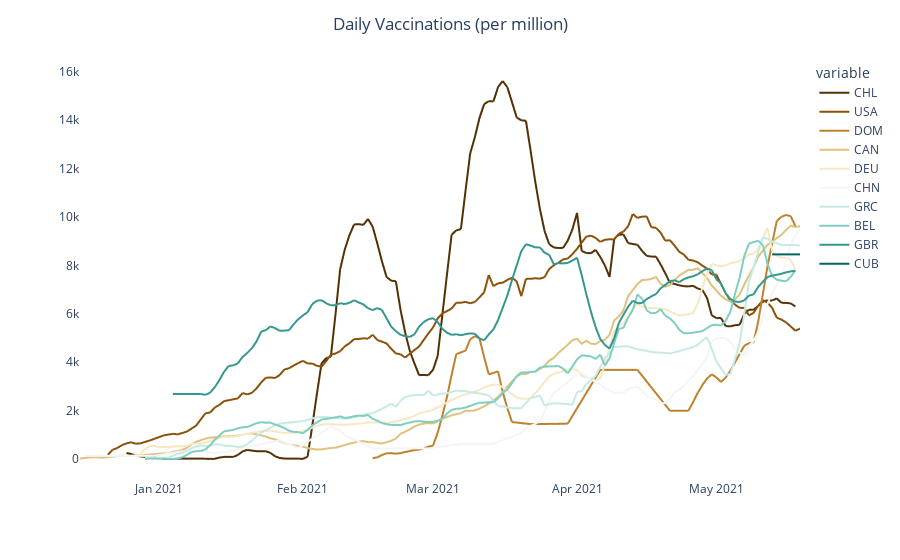

This figure's notebook cell:
### Code cell
daily_vacs_fig = px.line(daily_vacs_time_df, 
                         x='date', 
                         y=top_10_countries, 
                         color_discrete_sequence=px.colors.diverging.BrBG,
                         labels={
                             'date': ' ',
                             'value': ' '
                         })
daily_vacs_fig.update_layout({'plot_bgcolor': 'rgba(0, 0, 0, 0)','paper_bgcolor': 'rgba(0, 0, 0, 0)',})
daily_vacs_fig.update_layout(title_text='Daily Vaccinations (per million)', title_x=0.5)
daily_vacs_fig.show()

### Figure 1 — Plotly figure (JSON) as saved in the notebook; plotly's stock layout.template omitted (floating-point values rounded to 4 significant figures; data arrays with more than 128 entries replaced by an {"elided": "..."} marker saying what was removed)
{"data": [{"hovertemplate": "variable=CHL<br> =%{y}<extra></extra>", "legendgroup": "CHL", "line": {"color": "rgb(84,48,5)", "dash": "solid"}, "mode": "lines", "name": "CHL", "showlegend": true, "type": "scattergl", "x": {"elided": "156 str values"}, "xaxis": "x", "y": {"elided": "156 int values"}, "yaxis": "y"}, {"hovertemplate": "variable=USA<br> =%{y}<extra></extra>", "legendgroup": "USA", "line": {"color": "rgb(140,81,10)", "dash": "solid"}, "mode": "lines", "name": "USA", "showlegend": true, "type": "scattergl", "x": {"elided": "156 str values"}, "xaxis": "x", "y": {"elided": "156 int values"}, "yaxis": "y"}, {"hovertemplate": "variable=DOM<br> =%{y}<extra></extra>", "legendgroup": "DOM", "line": {"color": "rgb(191,129,45)", "dash": "solid"}, "mode": "lines", "name": "DOM", "showlegend": true, "type": "scattergl", "x": {"elided": "156 str values"}, "xaxis": "x", "y": {"elided": "156 int values"}, "yaxis": "y"}, {"hovertemplate": "variable=CAN<br> =%{y}<extra></extra>", "legendgroup": "CAN", "line": {"color": "rgb(223,194,125)", "dash": "solid"}, "mode": "lines", "name": "CAN", "showlegend": true, "type": "scattergl", "x": {"elided": "156 str values"}, "xaxis": "x", "y": {"elided": "156 int values"}, "yaxis": "y"}, {"hovertemplate": "variable=DEU<br> =%{y}<extra></extra>", "legendgroup": "DEU", "line": {"color": "rgb(246,232,195)", "dash": "solid"}, "mode": "lines", "name": "DEU", "showlegend": true, "type": "scattergl", "x": {"elided": "156 str values"}, "xaxis": "x", "y": {"elided": "156 int values"}, "yaxis": "y"}, {"hovertemplate": "variable=CHN<br> =%{y}<extra></extra>", "legendgroup": "CHN", "line": {"color": "rgb(245,245,245)", "dash": "solid"}, "mode": "lines", "name": "CHN", "showlegend": true, "type": "scattergl", "x": {"elided": "156 str values"}, "xaxis": "x", "y": {"elided": "156 int values"}, "yaxis": "y"}, {"hovertemplate": "variable=GRC<br> =%{y}<extra></extra>", "legendgroup": "GRC", "line": {"color": "rgb(199,234,229)", "dash": "solid"}, "mode": "lines", "name": "GRC", "showlegend": true, "type": "scattergl", "x": {"elided": "156 str values"}, "xaxis": "x", "y": {"elided": "156 int values"}, "yaxis": "y"}, {"hovertemplate": "variable=BEL<br> =%{y}<extra></extra>", "legendgroup": "BEL", "line": {"color": "rgb(128,205,193)", "dash": "solid"}, "mode": "lines", "name": "BEL", "showlegend": true, "type": "scattergl", "x": {"elided": "156 str values"}, "xaxis": "x", "y": {"elided": "156 int values"}, "yaxis": "y"}, {"hovertemplate": "variable=GBR<br> =%{y}<extra></extra>", "legendgroup": "GBR", "line": {"color": "rgb(53,151,143)", "dash": "solid"}, "mode": "lines", "name": "GBR", "showlegend": true, "type": "scattergl", "x": {"elided": "156 str values"}, "xaxis": "x", "y": {"elided": "156 int values"}, "yaxis": "y"}, {"hovertemplate": "variable=CUB<br> =%{y}<extra></extra>", "legendgroup": "CUB", "line": {"color": "rgb(1,102,94)", "dash": "solid"}, "mode": "lines", "name": "CUB", "showlegend": true, "type": "scattergl", "x": {"elided": "156 str values"}, "xaxis": "x", "y": {"elided": "156 int values"}, "yaxis": "y"}], "layout": {"legend": {"title": {"text": "variable"}, "tracegroupgap": 0}, "margin": {"t": 60}, "paper_bgcolor": "rgba(0, 0, 0, 0)", "plot_bgcolor": "rgba(0, 0, 0, 0)", "title": {"text": "Daily Vaccinations (per million)", "x": 0.5}, "xaxis": {"anchor": "y", "domain": [0, 1], "title": {"text": " "}}, "yaxis": {"anchor": "x", "domain": [0, 1], "title": {"text": " "}}}}
